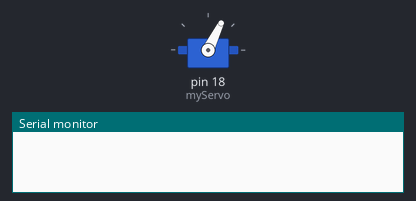
Simulated run of this sketch. Board: Arduino Uno, built with avr-gcc and run on an emulated ATmega328P. Shown: servo, the last lines printed to the serial monitor.

Above: at 0.1 s.
At 5.1 s:
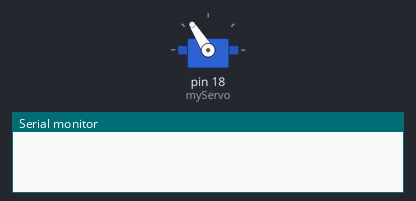
At 8.1 s:
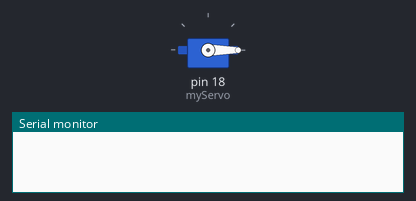
At 39.1 s:
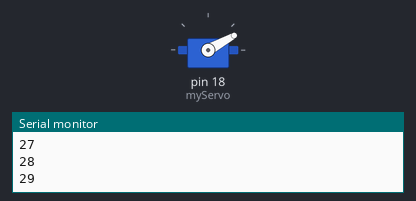
Timing chart, 0 to 40.0 s (numbered marks = the images above):
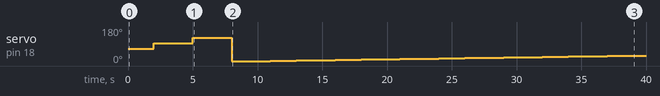

The sketch:

Servo_arduino.ino
```cpp
#include <Servo.h>

Servo myServo;

int milli2secConv = 1000;

int test = 0;

void setup() {
  Serial.begin(9600);
  myServo.attach(18);
  myServo.writeMicroseconds(1000);

}

void loop() {
  // put your main code here, to run repeatedly:

  // simple code where I manually changed the values to see if I can dial into the right period
  myServo.writeMicroseconds(1200);
  delay(2*milli2secConv);
  myServo.writeMicroseconds(1500);
  delay(3*milli2secConv);
//  myServo.writeMicroseconds(1000);
//  delay(2*milli2secConv);
  myServo.writeMicroseconds(1800);
  delay(3*milli2secConv);

  myServo.write(0);
  delay(2*milli2secConv);

  // test to iterate through the different speeds to see where the motor changed behavior
  for(test = 0; test < 180; test++){
    myServo.write(test);
    Serial.println(test);
    delay(1*milli2secConv);
  }
}
```

Measured:
- by itself, servo on pin 18 (myServo): 64° → 93° at 2.0 s, → 122° 3.0 s later, → 0° 3.0 s later, → 1° 3.0 s later, … (32 changes in this stretch)
